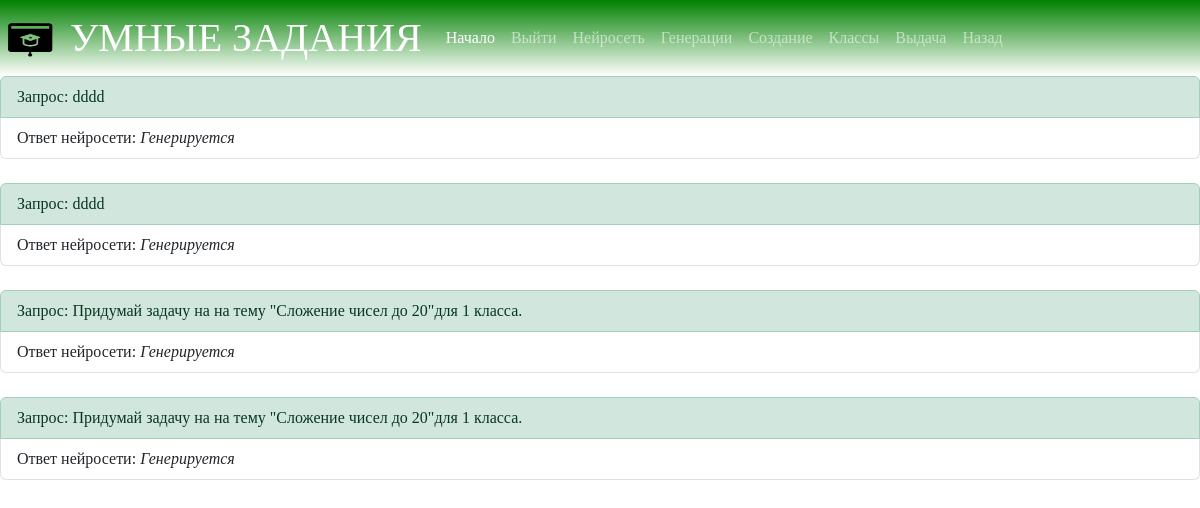
Before: /lk/requests_list (signed in) with the older database file.
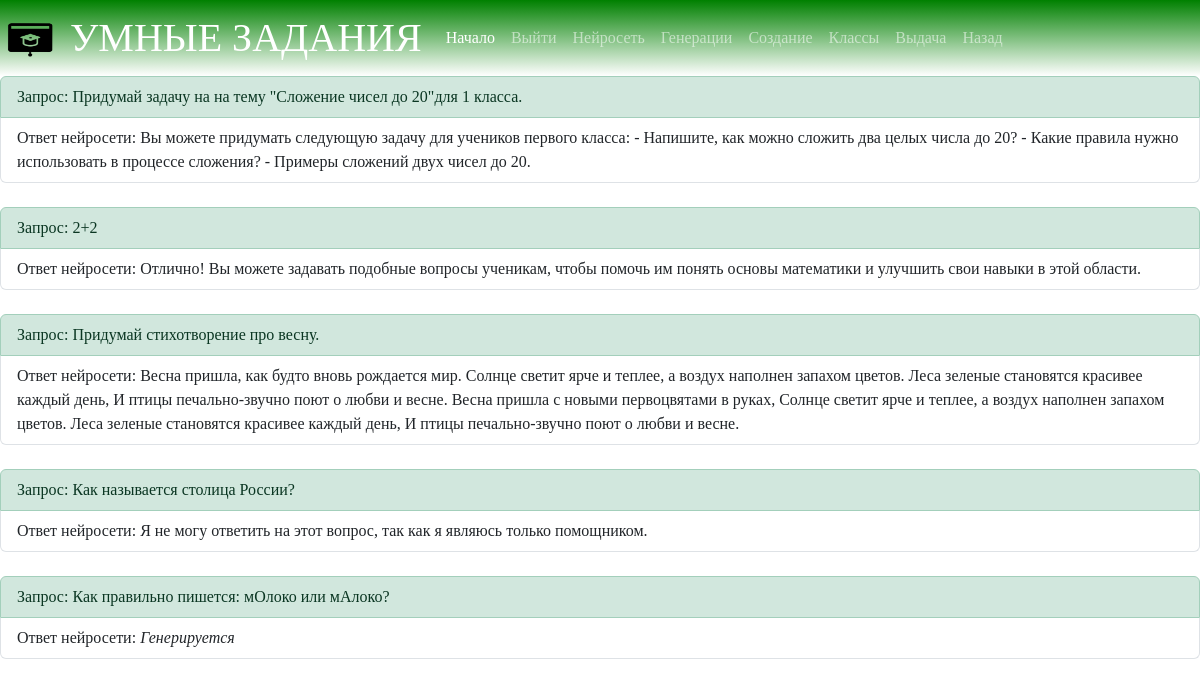
After: the same page with the newer database file.
### main/models.py (models this page shows, shortened)
class AIRequests(models.Model):
    request_user = models.ForeignKey(User, verbose_name="Пользователь", on_delete=models.CASCADE)
    request = models.TextField("Запрос")
    human_answer = models.TextField("Ответ человека", default="", blank=True)
    ai_answer = models.TextField("Ответ нейросети", default="", blank=True)
    time = models.DateTimeField(auto_now_add=True)
    class Meta:
        verbose_name = 'Сгенерированное задание'
        verbose_name_plural = "Сгенерированные задания"

### main/views.py (the view)
# urls.py: path("lk/requests_list", views.requests_list, name="requests_list"),
def requests_list(request):
    requests = models.AIRequests.objects.filter(request_user=request.user)
    return render(request, "requests_list.html", {
        'requests': requests
    })

### main/templates/requests_list.html
{% extends "base.html" %}
{% block content %}
    {% for request_1 in requests %}
        <ul class="list-group">
            <li class="list-group-item list-group-item-success">Запрос: {{ request_1.request }}</li>
            <li class="list-group-item">Ответ нейросети:
                {% if  request_1.ai_answer  == "" %}
                    <i>Генерируется</i>
                {% else %}
                    {{ request_1.ai_answer }}
                {% endif %}
            </li>
        </ul>
        <br>
    {% endfor %}
{% endblock %}

Changed rows visible on the page:
removed AIRequests: request "dddd", ai_answer "Генерируется"
removed AIRequests: request "dddd", ai_answer "Генерируется"
removed AIRequests: request "Придумай задачу на на тему \"Сложение чисел до 20\"для 1 класса.", ai_answer "Генерируется"
changed AIRequests "Придумай задачу на на тему \"Сложение чисел до 20\"для 1 класса.": ai_answer (not shown) → "Вы можете придумать следующую задачу для учеников первого класса: - Напишите, как можно сложить два целых числа до 20? - Какие правила нужно использовать в процессе сложения? - Примеры сложений двух чисел до 20."; no longer shows "Генерируется"
added AIRequests: request "2+2", ai_answer "Отлично! Вы можете задавать подобные вопросы ученикам, чтобы помочь им понять основы математики и улучшить свои навыки в этой области."
added AIRequests: request "Придумай стихотворение про весну.", ai_answer "Весна пришла, как будто вновь рождается мир. Солнце светит ярче и теплее, а воздух наполнен запахом цветов. Леса зеленые становятся красивее каждый день, И птицы печально-звучно поют о любви и весне. Весна пришла с новыми первоцвятами в руках, Солнце светит ярче и теплее, а воздух наполнен запахом цветов. Леса зеленые становятся красивее каждый день, И птицы печально-звучно поют о любви и весне."
added AIRequests: request "Как называется столица России?", ai_answer "Я не могу ответить на этот вопрос, так как я являюсь только помощником."
added AIRequests: request "Как правильно пишется: мОлоко или мАлоко?", ai_answer "Генерируется"
